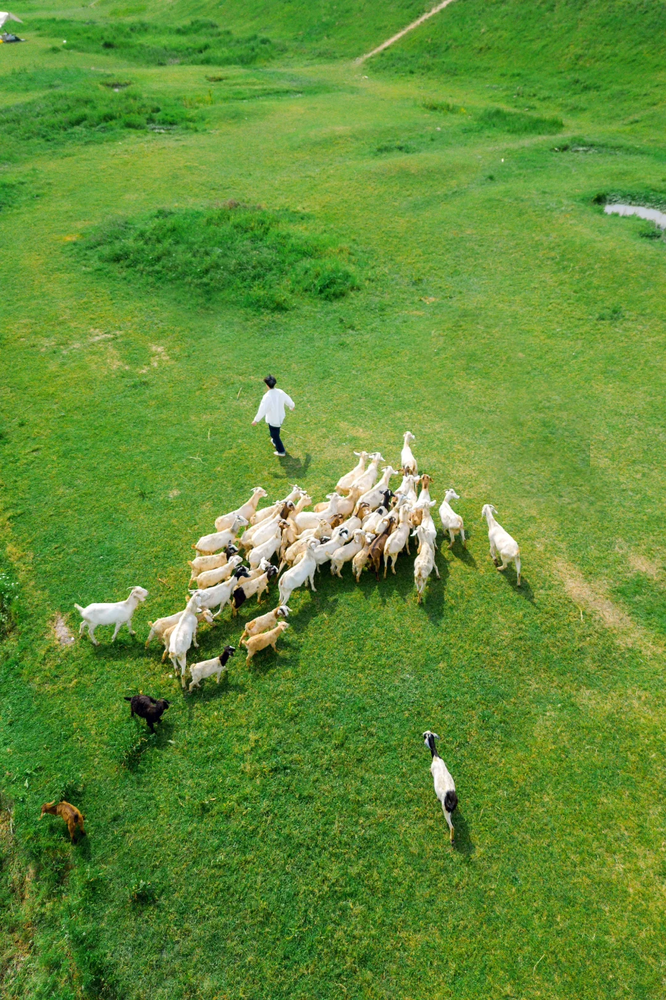
#> input picture image.png, 666 x 1000 px, shrunk from 1080 x 1621 before the run
$ python test-2.py   (older library calls are emulated)
#> lines starting #> are read from the running program, lines starting #| are printed output that depends on the picture; after the words box and inside, x2 and y2 are one past the last pixel; in counts of white or black regions, pixels touching at a corner belong together
import cv2
import numpy as np
from matplotlib import pyplot as plt

# 加载图像
image_path = 'image.png'
original_image = cv2.imread(image_path, cv2.IMREAD_GRAYSCALE)
#> original_image: shape (1000, 666); min 0, max 255, mean 118.7
if original_image is None:
    raise ValueError(f"Cannot load image, please check the path: {image_path}")

# 保存图像到本地文件
def save_image(file_path, image):
    cv2.imwrite(file_path, image)

# Sobel 算子
def sobel_operator(image):
    sobelx = cv2.Sobel(image, cv2.CV_64F, 1, 0, ksize=3)
    sobely = cv2.Sobel(image, cv2.CV_64F, 0, 1, ksize=3)

    magnitude_euclidean = np.sqrt(sobelx**2 + sobely**2)
    magnitude_manhattan = np.abs(sobelx) + np.abs(sobely)

    _, binary_image_euclidean = cv2.threshold(magnitude_euclidean, 50, 255, cv2.THRESH_BINARY)
    _, binary_image_manhattan = cv2.threshold(magnitude_manhattan, 50, 255, cv2.THRESH_BINARY)

    return sobelx, sobely, magnitude_euclidean, magnitude_manhattan, binary_image_euclidean, binary_image_manhattan

# Prewitt 算子
def prewitt_operator(image):
    kernelx = np.array([[1, 0, -1], [1, 0, -1], [1, 0, -1]])
    kernely = np.array([[1, 1, 1], [0, 0, 0], [-1, -1, -1]])

    prewittx = cv2.filter2D(image, -1, kernelx)
    prewitty = cv2.filter2D(image, -1, kernely)

    magnitude_euclidean = np.sqrt(prewittx**2 + prewitty**2)
    magnitude_manhattan = np.abs(prewittx) + np.abs(prewitty)

    _, binary_image_euclidean = cv2.threshold(magnitude_euclidean, 50, 255, cv2.THRESH_BINARY)
    _, binary_image_manhattan = cv2.threshold(magnitude_manhattan, 50, 255, cv2.THRESH_BINARY)

    return prewittx, prewitty, magnitude_euclidean, magnitude_manhattan, binary_image_euclidean, binary_image_manhattan

# 拉普拉斯算子
def laplacian_operator(image):
    laplacian = cv2.Laplacian(image, cv2.CV_64F)

    _, binary_image = cv2.threshold(laplacian, 50, 255, cv2.THRESH_BINARY)

    return laplacian, binary_image

# 结果保存路径
output_dir = './test-2'

# Sobel 算子处理结果
sobelx, sobely, magnitude_euclidean, magnitude_manhattan, binary_image_euclidean, binary_image_manhattan = sobel_operator(original_image)
#> in sobel_operator, `sobely = cv2.Sobel(image, cv2.CV_64F, 0, 1, ksize=3)`:
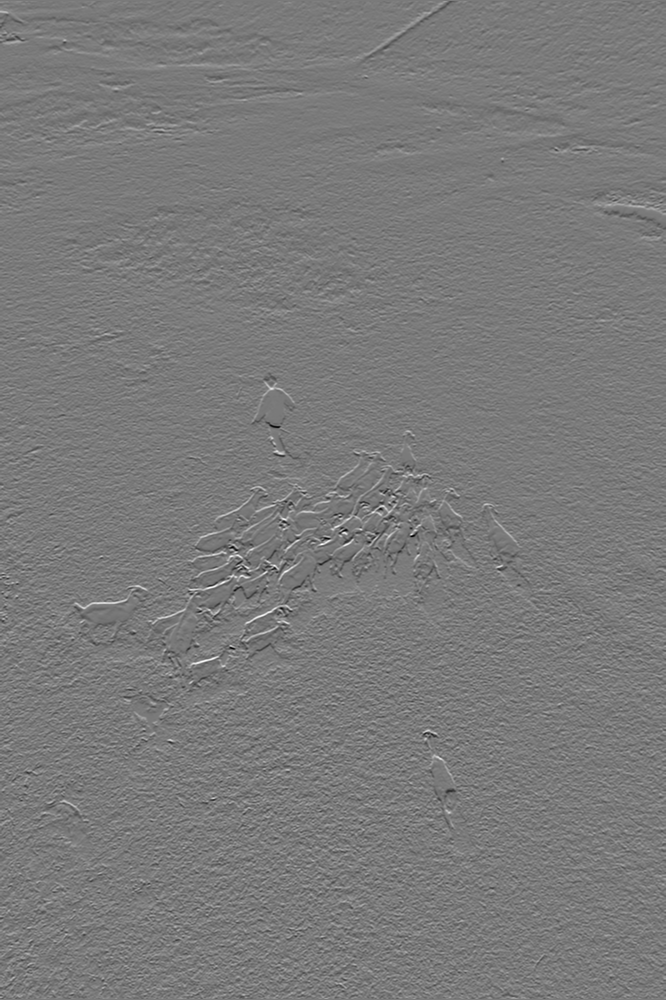
#> sobely: shape (1000, 666) float64; min -787, max 850, mean -0.2; drawn with min black and max white
#> in sobel_operator, `_, binary_image_euclidean = cv2.threshold(magnitude_euclidean, 50, 255..`:
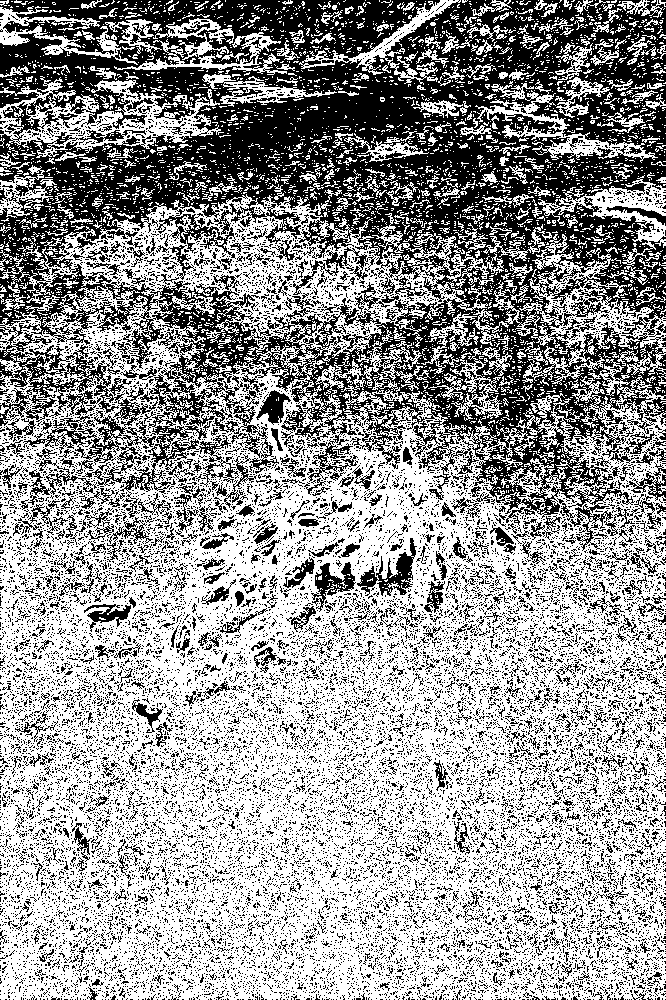
#> binary_image_euclidean: shape (1000, 666) float64; 59.8% white; 21672 black regions (21034 under 20 px), largest, box (x1, y1, x2, y2) and area: (0, 0, 666, 551) 172476, (357, 538, 417, 596) 1137, (311, 562, 356, 612) 815
#> in sobel_operator, `_, binary_image_manhattan = cv2.threshold(magnitude_manhattan, 50, 255..`:
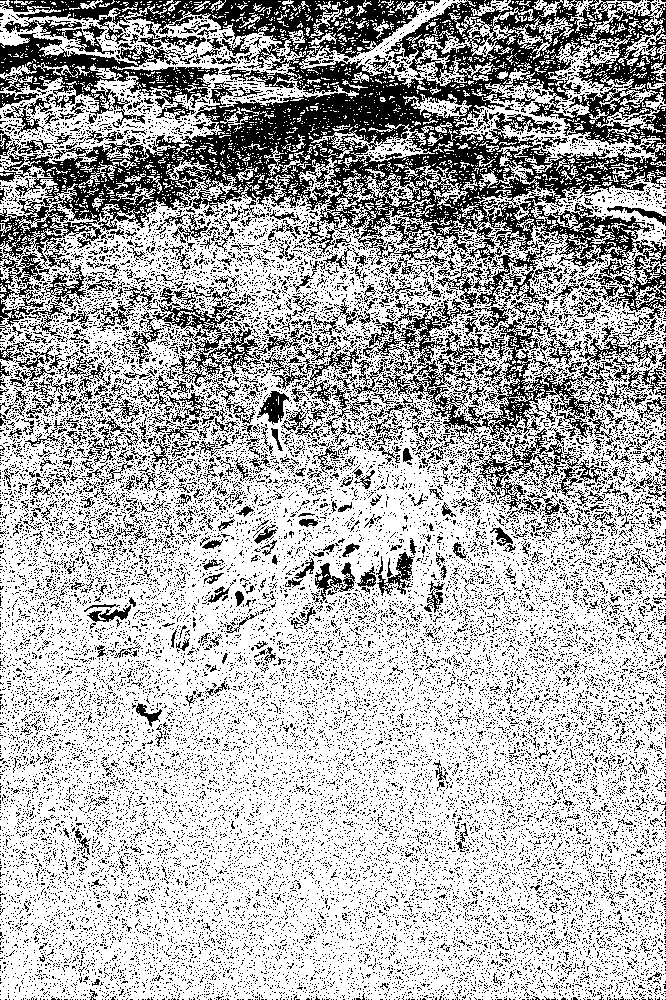
#> binary_image_manhattan: shape (1000, 666) float64; 69.2% white; black in thin lines or dots
save_image(f'{output_dir}sobel_x.png', sobelx)
save_image(f'{output_dir}sobel_y.png', sobely)
#> call 2 of save_image, with file_path = './test-2sobel_y.png'
#> in save_image (call 2), `cv2.imwrite(file_path, image)`:
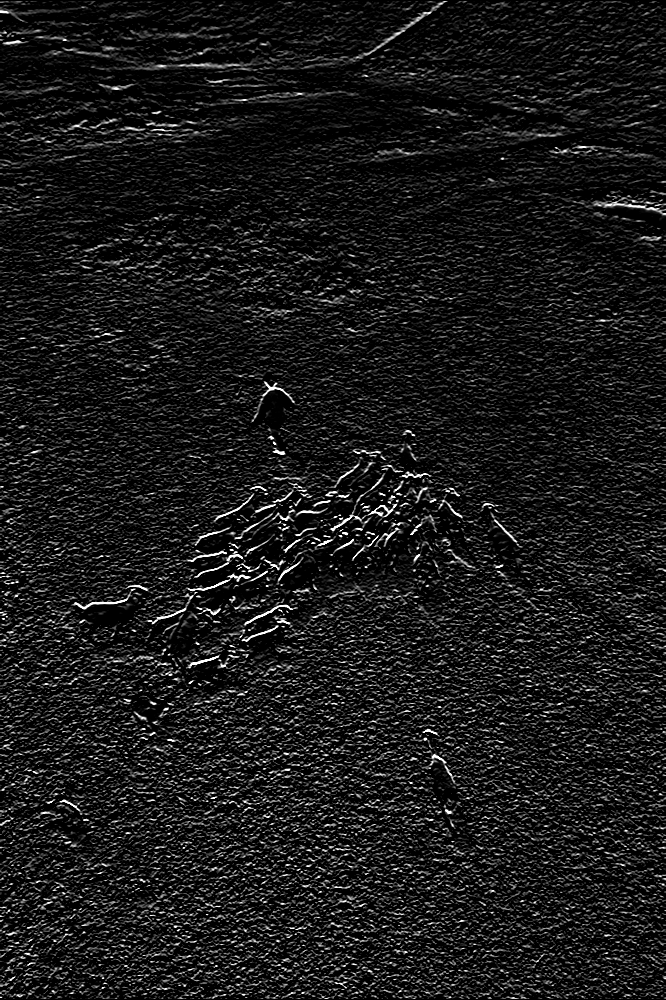
#> saved as test-2sobel_y.png: shape (1000, 666); min 0, max 255, mean 25.4
save_image(f'{output_dir}sobel_magnitude_euclidean.png', magnitude_euclidean)
save_image(f'{output_dir}sobel_magnitude_manhattan.png', magnitude_manhattan)
#> call 4 of save_image, with file_path = './test-2sobel_magnitude_manhattan.png'
#> in save_image (call 4), `cv2.imwrite(file_path, image)`:
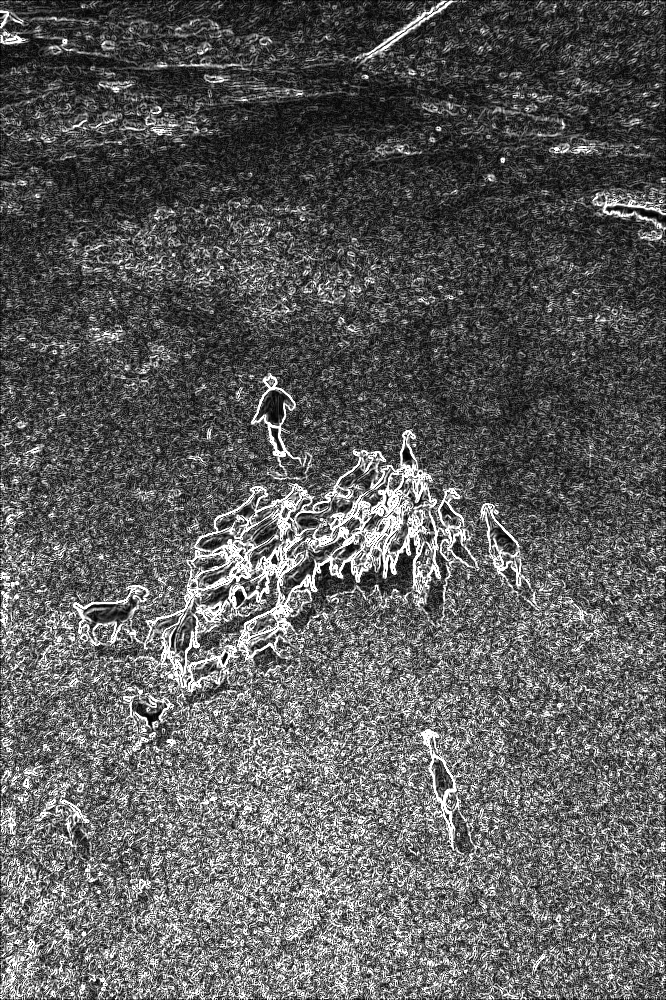
#> saved as test-2sobel_magnitude_manhattan.png: shape (1000, 666); min 0, max 255, mean 93.3
save_image(f'{output_dir}sobel_binary_euclidean.png', binary_image_euclidean)
save_image(f'{output_dir}sobel_binary_manhattan.png', binary_image_manhattan)

# Prewitt 算子处理结果
prewittx, prewitty, magnitude_euclidean, magnitude_manhattan, binary_image_euclidean, binary_image_manhattan = prewitt_operator(original_image)
#> in prewitt_operator, `magnitude_euclidean = np.sqrt(prewittx**2 + prewitty**2)`:
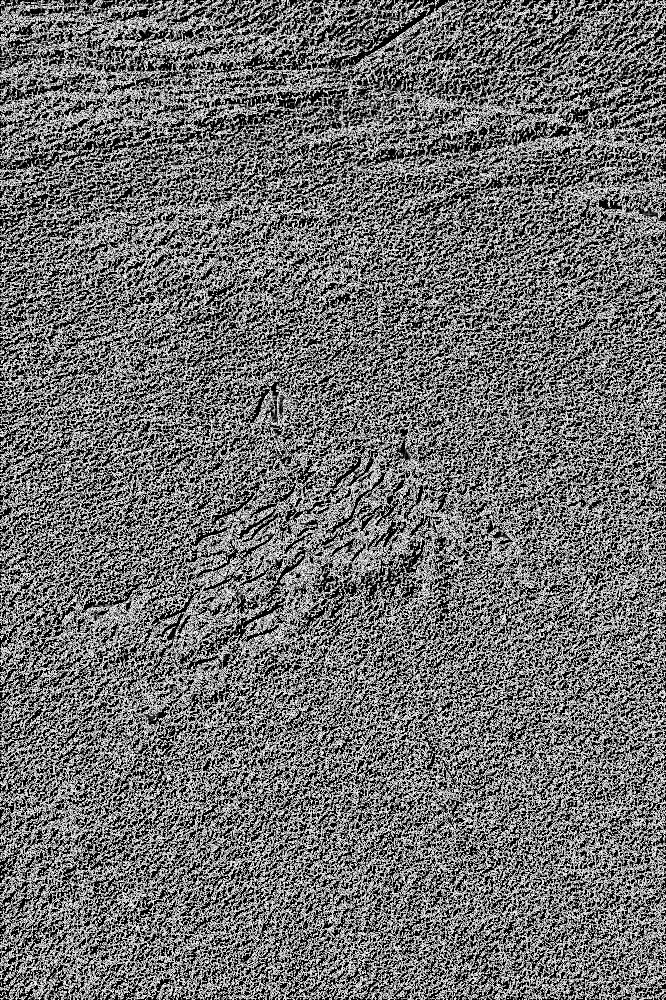
#> magnitude_euclidean: shape (1000, 666) float16; min 0, max 15.91, mean 6.93; drawn with min black and max white
#> in prewitt_operator, `magnitude_manhattan = np.abs(prewittx) + np.abs(prewitty)`:
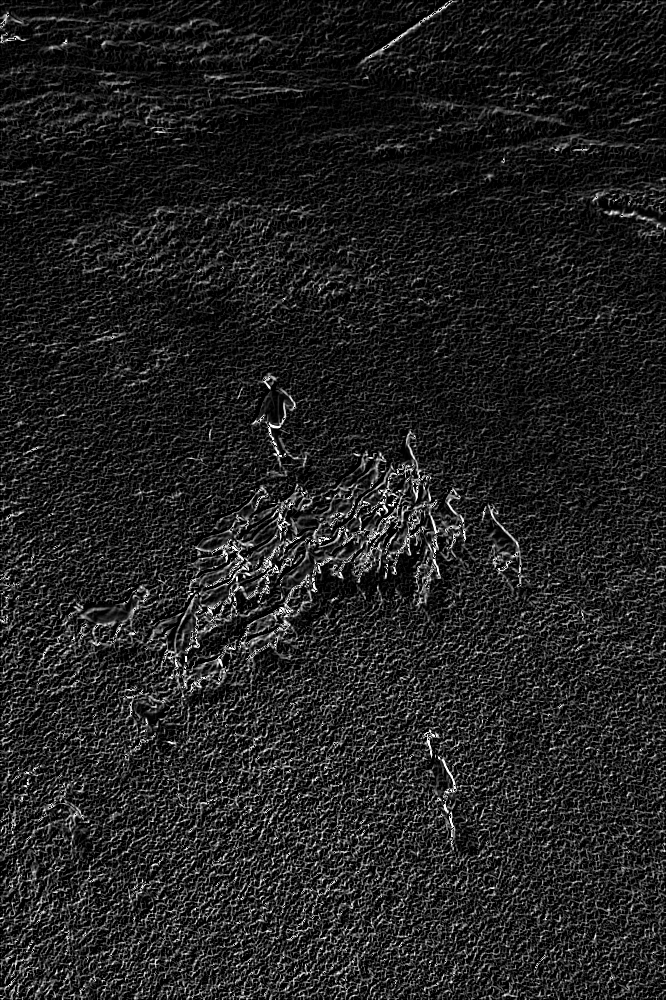
#> magnitude_manhattan: shape (1000, 666); min 0, max 255, mean 33.9
#> (the run stopped early here; a loop or call above may not have finished)
